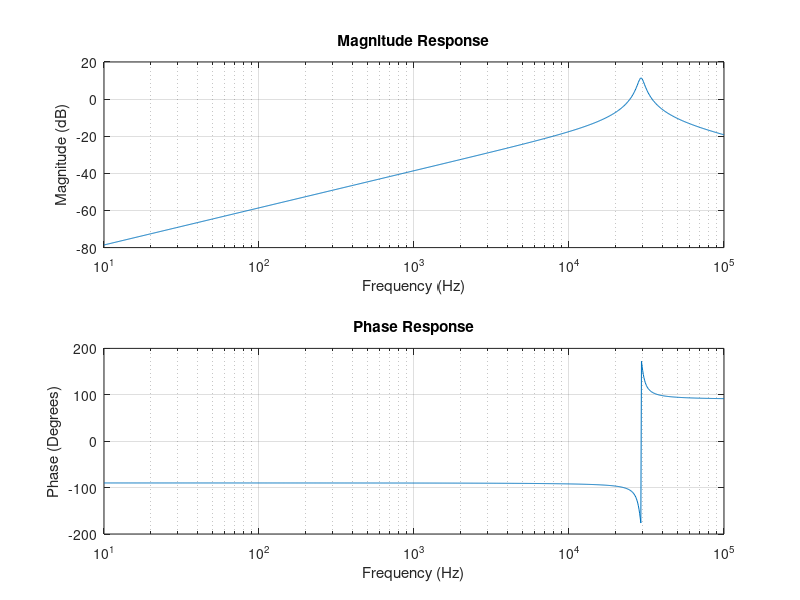

Write the MATLAB code that produced this figure.
clc; clear; close all;

C1 = 1e-8;
C2 = 2.2e-8;

R1 = 10000;
R2 = 54000;
R3 = 100;


cF = (1/(2*pi)) * sqrt((R1+R3)/(R1*R2*R3*C1*C2));

gain = -((R2*C2)/(R1*(C1+C2)));

bandwidth = (1/(2*pi))*((C1+C2)/(R2*C1*C2));

f = logspace(1,5,1000);
omega = 2*pi*f;

num = ((1 ./ (R1*C1))*1j*f);
den = (1j*f).^2 + (1j*f).*((C1 + C2)/(R2*C1*C2)) + ((R1 + R3)/(R1*R2*R3*C1*C2));

H = -(num ./ den);

figure;
subplot(2,1,1);
semilogx(f, 20*log10(abs(H)));
grid on;
title('Magnitude Response');
xlabel('Frequency (Hz)');
ylabel('Magnitude (dB)');

subplot(2,1,2);
semilogx(f, (angle(H)*180) / pi);
grid on;
title('Phase Response');
xlabel('Frequency (Hz)');
ylabel('Phase (Degrees)');

